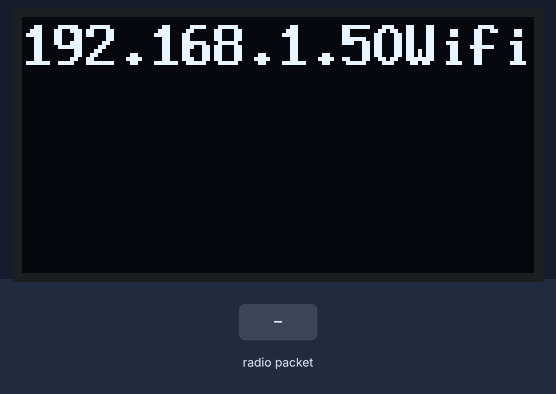
Recording of a sketch running on a simulated ESP32. On the bench: 128×64 one-colour display. The test bench sets the inputs (shaded band). WiFi joins after 1.5 s; servers stay silent unless stated; uploads are accepted with an empty reply; no radio packets arrive unless stated; what the sketch prints to the serial monitor is not drawn.

Above: at 3.8 s.
3.9 s: radio packet "1" arrives
At 4.9 s:
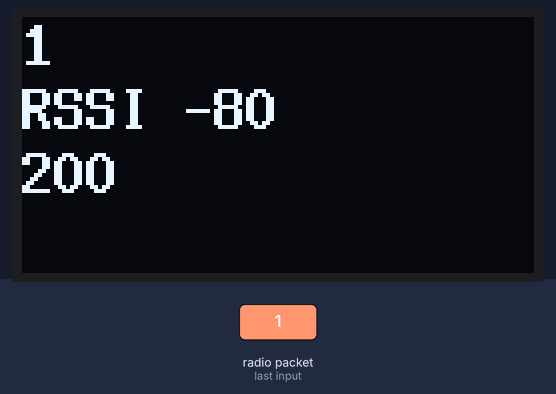
5.6 s: radio packet "0" arrives
At 6.2 s:
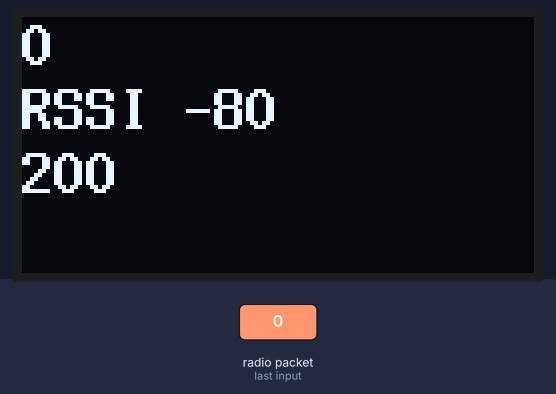
7.3 s: radio packet "2" arrives
At 8.7 s:
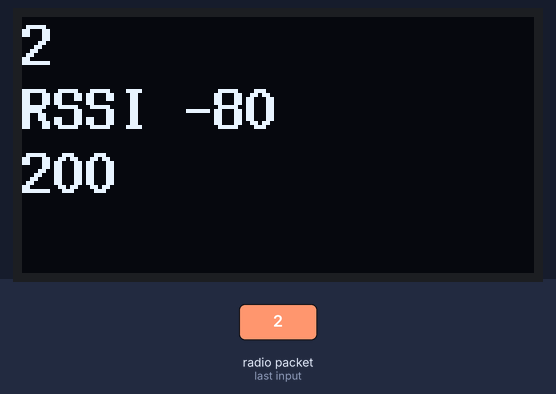
Timing chart, 0 to 10.3 s (numbered marks = the images above; inputs shaded):
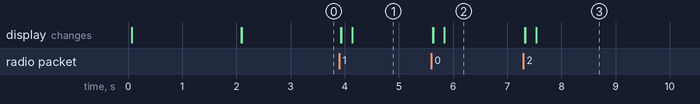

Measured:
- after the input at 3.9 s, the display: first changes at once (image 1 shows a later state)
- after the input at 5.6 s, the display: first changes at once (image 2 shows a later state)
- after the input at 7.3 s, the display: first changes at once (image 3 shows a later state)

The sketch:

gateway.ino
```cpp
#include <U8x8lib.h>       // Ug8g2 by oliver https://github.com/olikraus/u8g2 . Needed for display
#include <LoRa.h>          // Lora by Sandeep Mistry https://github.com/sandeepmistry/arduino-LoRa
                           // See ~/Arduino/libraries/LoRa/API.md for help on LoRa. functions
#include <SPI.h>           // for Lora
#include <WiFi.h>          // from folder ~/Arduino/hardware/heltec/esp32/libraries/WiFi/src/
#include <HTTPClient.h>    // for HTTP POST, from folder ~/Arduino/hardware/heltec/esp32/libraries/WiFi/src/

U8X8_SSD1306_128X64_NONAME_SW_I2C u8x8(/* clock=*/ 15, /* data=*/ 4, /* reset=*/ 16);  // Define pins (15,4,16) used for OLED -> global object 'u8x8'


// ****************************************************************
// SETUP
// ****************************************************************
void setup() {

// *** Serial ***
   Serial.begin(115200);
   //while (!Serial);  // makes the board pause until you open the serial port, so you get to see that initial bit of data


// *** Display ***
   u8x8.begin();
   u8x8.setFont(u8x8_font_8x13B_1x2_r);   // 4 lines on display -> setCursor 0,2,4,6

// *** LoRa ***
   LoRa.setPins(18, 14, 31); //or 26 ?    // defines the pins used for Lora module (ss,rst,dio0) [default 10,9,2]
   LoRa.setSpreadingFactor(7);            // 7-12 [default 7]
   LoRa.setSyncWord(0x9A);                // sync word must match with sender [default 0x34]
   LoRa.setSignalBandwidth(125000);       // [default 125000] in Hz. For other supported values, see API.md
   while (!LoRa.begin(869525000)) { Serial.println("Waiting on Lora");delay(500); }    // start Lora at 869.525MHz and wait until available
   Serial.println("Lora OK: 869.525 MHz | SF 7 | SyncWord 0x9A");


// *** Wifi ***
   WiFi.begin("ssid", "password");
   while (WiFi.status() != WL_CONNECTED) { Serial.println(WiFi.status());u8x8.setCursor(0,0); u8x8.print("Waiting for Wifi");delay(1000); }
   Serial.print("WiFi connected. IP address: "); Serial.println(WiFi.localIP());
   u8x8.setCursor(0,0); u8x8.print(WiFi.localIP());
   delay(500);
}


// ****************************************************************
// LOOP
// ****************************************************************
void loop() {
   // One loop takes about 20ms. Shouldn't exceed about 100ms, otherwise it could miss arriving Lora packets
   String receivedChar;
   String receivedText;
   String receivedRssi;

   // *** Check for LoRa packet ***
   if (LoRa.parsePacket()) { // returns 0 if no packet or packet size in bytes (one byte per character, ex. john = 4 bytes)
      // this if-condition is only entered if a LoRa packet has been received
      while (LoRa.available()) {  // returns number of remaining bytes to read, starts with packet size (ex. 4 bytes) and decrease with every read()
         // this while-loop is needed to read the LoRa message byte by byte
         receivedChar = (char)LoRa.read(); // reads the next byte from the packet (ex. 'j' from john)
         char currentid[64]; receivedChar.toCharArray(currentid, 64);  // ? doesn't seem to make anything (ex. still 'j')
         receivedText += receivedChar;     // compose received text
      }
      receivedRssi = LoRa.packetRssi();       // returns the RSSI of the received packet
      char currentrs[64]; receivedRssi.toCharArray(currentrs, 64);  // ? doesn't seem to make anything
      // *** Print info on Screen ***
      u8x8.clear(); u8x8.print(receivedText); // clear OLED and set cursor to home and print received text
      u8x8.setCursor(0,2); u8x8.print("RSSI ");u8x8.print(receivedRssi);
      Serial.print(receivedText);Serial.print(", RSSI ");Serial.println(receivedRssi);
      // *** Send HTTP Post ***
      httpPost(receivedText);
   }
}


// ****************************************************************
// HTTP Post
// ****************************************************************
void httpPost(String dataToSend) {
   if (WiFi.status()== WL_CONNECTED) {
      HTTPClient http;
      http.begin("http://myServer.com:8080/upload");                                                   // destination for HTTP request
      //http.addHeader("Content-Type", "text/plain");                                                  // content-type header
      int httpResponseCode = http.POST("password=secret&data="+dataToSend);                            // Send POST request
      if (httpResponseCode>0) {
         u8x8.setCursor(0,4); u8x8.print(httpResponseCode); u8x8.print(" "); u8x8.print(http.getString()); }
         // Print return code (ex. 200 or 400) and request answer (ex. OK  or Bad Request (HTML-Page :-)
      else {
         u8x8.setCursor(0,4); u8x8.print("Error POST: "); u8x8.print(httpResponseCode); }
         // ex. -1 (if no server running)
      http.end(); }                                                                                    // Free resources
   else {    u8x8.setCursor(0,4); u8x8.print("Error WiFi"); }
}
```
